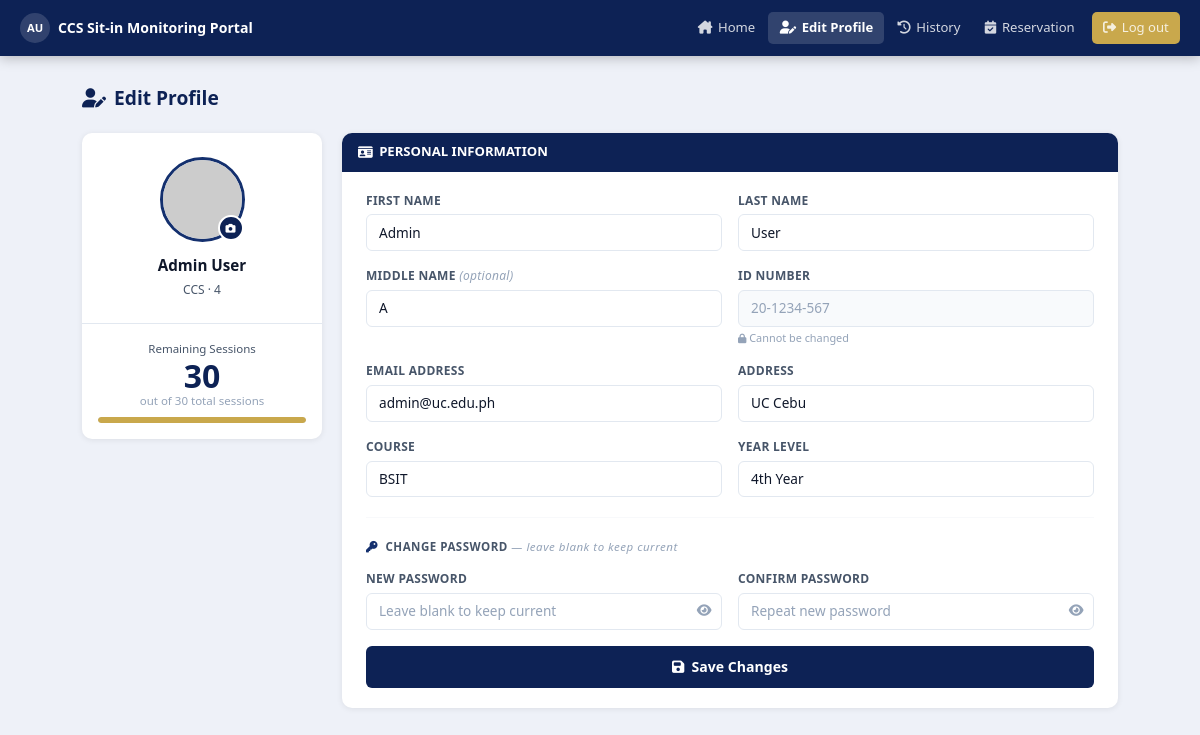
The page /edit_profile.php (signed in) on the database its author committed.
### tables this page shows
CREATE TABLE `users` (
  `id` int(11) NOT NULL,
  `id_number` varchar(20) NOT NULL,
  `email` varchar(100) NOT NULL,
  `first_name` varchar(50) NOT NULL,
  `last_name` varchar(50) NOT NULL,
  `middle_name` varchar(100) DEFAULT NULL,
  `address` text DEFAULT NULL,
  `course` varchar(20) NOT NULL,
  `year_level` int(11) NOT NULL,
  `password` varchar(255) NOT NULL,
  `role` varchar(20) NOT NULL DEFAULT 'student',
  `points` int(11) DEFAULT 0,
  `remaining_sessions` int(11) DEFAULT 30,
  `profile_photo` varchar(255) DEFAULT NULL,
  `created_at` timestamp NOT NULL DEFAULT current_timestamp(),
  `updated_at` timestamp NOT NULL DEFAULT current_timestamp() ON UPDATE current_timestamp()
);

### edit_profile.php (the view, shortened to what this page needs)
<?php
$conn = db_connect();
$uid  = (int) $_SESSION['user_id'];
$res  = $conn->query("SELECT * FROM `users` WHERE id = $uid LIMIT 1");
$user = $res ? $res->fetch_assoc() : [];
$first_name  = $user['first_name']  ?? '';
$last_name   = $user['last_name']   ?? '';
$middle_name = $user['middle_name'] ?? '';
$email       = $user['email']       ?? '';
$address     = $user['address']     ?? '';
$course      = $user['course']      ?? '';
$year_level  = $user['year_level']  ?? '';
$id_number   = $user['id_number']   ?? '';
$sess        = $user['remaining_sessions'] ?? 30;
$sess_pct    = min(100, ($sess / 30) * 100);
$fullname    = trim($first_name . ' ' . $last_name);
$initials    = strtoupper(substr($first_name,0,1) . substr($last_name,0,1));
$photo       = !empty($user['profile_photo'])
    ? htmlspecialchars($user['profile_photo'])
    : 'https://ui-avatars.com/api/?name=' . urlencode($fullname) . '&background=0d2255&color=fff&size=85';
?>
<!DOCTYPE html>
<html lang="en">
<head>
  <link href="https://cdn.jsdelivr.net/npm/bootstrap@5.3.3/dist/css/bootstrap.min.css" rel="stylesheet"/>
  <link href="https://cdnjs.cloudflare.com/ajax/libs/font-awesome/6.5.0/css/all.min.css" rel="stylesheet"/>
</head>
<body>
<nav class="top-nav">
  <a class="nav-brand" href="dashboard.php">
    <div class="brand-circle"><?= $initials ?></div>
    CCS Sit-in Monitoring Portal
  </a>
  <div class="nav-links">
    <a href="dashboard.php"><i class="fa-solid fa-house-chimney"></i> Home</a>
    <a href="edit_profile.php" class="active"><i class="fa-solid fa-user-pen"></i> Edit Profile</a>
    <a href="dashboard.php#history" onclick="sessionStorage.setItem('tab','history')"><i class="fa-solid fa-clock-rotate-left"></i> History</a>
    <a href="dashboard.php#reservation" onclick="sessionStorage.setItem('tab','reservation')"><i class="fa-solid fa-calendar-check"></i> Reservation</a>
    <a href="logout.php" class="btn-logout"><i class="fa-solid fa-right-from-bracket"></i> Log out</a>
  </div>
</nav>
<div class="main-wrap">
  <div class="page-title"><i class="fa-solid fa-user-pen"></i> Edit Profile</div>
  <div class="profile-layout">
    <div class="sidebar-card">
      <div class="sidebar-top">
        <div class="avatar-wrap">
          <img src="<?= $photo ?>" id="avatarPreview" alt="Avatar"
            onerror="this.src='https://ui-avatars.com/api/?name=<?= urlencode($fullname) ?>&background=0d2255&color=fff&size=85'"/>
          <button class="avatar-edit-btn" type="button"
            onclick="document.getElementById('photoInput').click()" title="Change photo">
            <i class="fa-solid fa-camera"></i>
          </button>
        </div>
        <div class="sidebar-name" id="sidebarName"><?= htmlspecialchars($fullname) ?></div>
        <div class="sidebar-sub"  id="sidebarSub"><?= htmlspecialchars($course . ' · ' . $year_level) ?></div>
      </div>
      <div class="session-box">
        <div class="session-label">Remaining Sessions</div>
        <div class="session-num"><?= $sess ?></div>
        <div class="session-of">out of 30 total sessions</div>
        <div class="session-bar-wrap">
          <div class="session-bar" style="width:<?= $sess_pct ?>%;"></div>
        </div>
      </div>
    </div>
    <div class="form-card">
      <div class="form-card-header"><i class="fa-solid fa-id-card"></i> PERSONAL INFORMATION</div>
      <div class="form-card-body">
        <div class="row g-3">
          <div class="col-md-6">
            <label class="f-label">First Name</label>
            <input type="text" class="form-control" id="firstname"
              value="<?= htmlspecialchars($first_name) ?>" required/>
          </div>
          <div class="col-md-6">
            <label class="f-label">Last Name</label>
            <input type="text" class="form-control" id="lastname"
              value="<?= htmlspecialchars($last_name) ?>" required/>
          </div>
          <div class="col-md-6">
            <label class="f-label">Middle Name <span style="font-weight:400;text-transform:none;font-style:italic;color:var(--text3);">(optional)</span></label>
            <input type="text" class="form-control" id="middlename"
              value="<?= htmlspecialchars($middle_name) ?>"/>
          </div>
          <div class="col-md-6">
            <label class="f-label">ID Number</label>
            <input type="text" class="form-control" readonly
              value="<?= htmlspecialchars($id_number) ?>"/>
            <div class="f-note"><i class="fa-solid fa-lock" style="font-size:.6rem;"></i> Cannot be changed</div>
          </div>
          <div class="col-md-6">
            <label class="f-label">Email Address</label>
            <input type="email" class="form-control" id="email"
              value="<?= htmlspecialchars($email) ?>" required/>
          </div>
          <div class="col-md-6">
            <label class="f-label">Address</label>
            <input type="text" class="form-control" id="address"
              value="<?= htmlspecialchars($address) ?>"/>
          </div>
          <div class="col-md-6">
            <label class="f-label">Course</label>
            <select class="form-select" id="course">
              <?php foreach (['BSIT','BSCS','BSIS','ACT'] as $c): ?>
                <option value="<?= $c ?>" <?= $course===$c?'selected':'' ?>><?= $c ?></option>
              <?php endforeach; ?>
            </select>
          </div>
          <div class="col-md-6">
            <label class="f-label">Year Level</label>
            <select class="form-select" id="year_level">
              <?php foreach (['1','2','3','4'] as $y): ?>
                <option value="<?= $y ?>" <?= $year_level==$y?'selected':'' ?>><?= $y==='1'?'1st':($y==='2'?'2nd':($y==='3'?'3rd':'4th')) ?> Year</option>
              <?php endforeach; ?>
            </select>
          </div>
        </div>
        <hr class="section-divider"/>
        <div class="section-sub-label">
          <i class="fa-solid fa-key" style="color:var(--navy2);margin-right:4px;"></i>
          Change Password
          <span style="font-weight:400;text-transform:none;font-style:italic;color:var(--text3);">— leave blank to keep current</span>
        </div>
        <div class="row g-3">
          <div class="col-md-6">
            <label class="f-label">New Password</label>
            <div class="pw-wrap">
              <input type="password" class="form-control" id="new_password" placeholder="Leave blank to keep current" autocomplete="new-password"/>
              <button type="button" class="pw-toggle" onclick="togglePw('new_password',this)"><i class="fa-solid fa-eye"></i></button>
            </div>
          </div>
          <div class="col-md-6">
            <label class="f-label">Confirm Password</label>
            <div class="pw-wrap">
              <input type="password" class="form-control" id="confirm_password" placeholder="Repeat new password" autocomplete="new-password"/>
              <button type="button" class="pw-toggle" onclick="togglePw('confirm_password',this)"><i class="fa-solid fa-eye"></i></button>
            </div>
          </div>
        </div>
        <button class="btn-save" id="saveBtn" onclick="saveProfile()">
          <i class="fa-solid fa-floppy-disk" id="btnIcon"></i>
          <span id="btnText">Save Changes</span>
        </button>
      </div>
    </div>
  </div>
</div>
</body>
</html>

### rows shown on the page
users: initials "AU", fullname "Admin User", course+year_level "CCS · 4", remaining_sessions "30", first_name "Admin", last_name "User", middle_name "A", id_number "20-1234-567", email "admin@uc.edu.ph", address "UC Cebu", year_level "4th Year"

### other values the page prints
form field value "BSIT"
